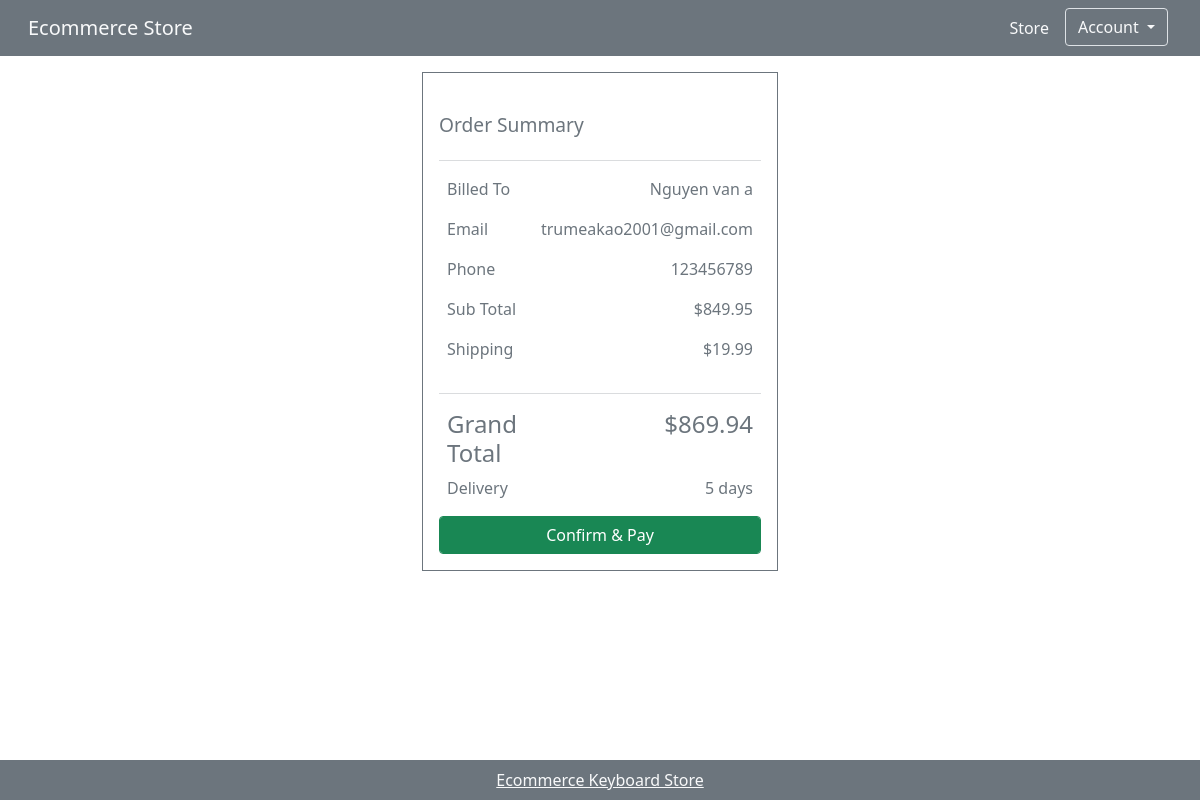
The app's page /checkout.php (signed in) with its own data.
### tables this page shows
CREATE TABLE `customer` (
  `id` int(10) NOT NULL,
  `user_name` varchar(255) NOT NULL,
  `full_name` varchar(255) NOT NULL,
  `phone` int(15) NOT NULL,
  `email` varchar(255) NOT NULL,
  `pass` varchar(255) NOT NULL,
  `pay_name` varchar(255) DEFAULT NULL,
  `card_no` int(50) DEFAULT NULL,
  `exp` date DEFAULT NULL,
  `cvv` int(3) DEFAULT NULL
);

CREATE TABLE `checkout` (
  `id` int(10) NOT NULL,
  `uid` int(10) NOT NULL,
  `shipping` float NOT NULL,
  `sub_total` float NOT NULL,
  `total` float NOT NULL,
  `paid` int(10) NOT NULL
);

### controller/cart_manager.php (called while the page is built, shortened)
<?php
$uname = $_SESSION['customer'];
$query = "SELECT * FROM customer WHERE user_name = '$uname'";
$query_run = mysqli_query($conn, $query);

### checkout.php (the view, shortened to what this page needs)
<?php
include "inc/header.php";
include "controller/cart_manager.php";
while ($row = mysqli_fetch_array($query_run)) {
    $uid = $row['id'];
    $query = "SELECT * FROM checkout WHERE uid = '$uid' AND paid = '0'";
    $query_run_checkout = mysqli_query($conn, $query);
    ?>
<div class="container">
    <form action="" method="POST" class="row mb-5">
        <div class="col-4 mt-3 mx-auto">
            <div class="multi-collapse border border-secondary">
                <div class="card-body text-secondary">
                    <h2 class="card-title my-4">Order Summary</h2>
                    <hr>
                    <div class="d-flex px-2">
                        <p class="col-3">Billed To</p>
                        <p class="col-9 text-end text-break"><?php echo $row['full_name']; ?></p>
                    </div>
                    <div class="d-flex px-2">
                        <p class="col-2">Email</p>
                        <p class="col-10 text-end text-break"><?php echo $row['email']; ?></p>
                    </div>
                    <div class="d-flex px-2">
                        <p class="col-6">Phone</p>
                        <p class="col-6 text-end text-break"><?php echo $row['phone']; ?></p>
                    </div>
                    <?php while ($row = mysqli_fetch_array($query_run_checkout)) {
        $ship = $row['shipping'];?>
                    <div class="d-flex px-2">
                        <p class="col-6">Sub Total</p>
                        <p class="col-6 text-end">$<?php echo $row['sub_total']; ?></p>
                    </div>
                    <div class="d-flex px-2">
                        <p class="col-6">Shipping</p>
                        <p class="col-6 text-end">$<?php echo $row['shipping']; ?></p>
                    </div>
                    <hr>
                    <div class="d-flex px-2">
                        <h4 class="col-5">Grand Total</h4>
                        <h4 class="col-7 text-end">$<?php echo $row['total']; ?></h4>
                    </div>
                    <div class="d-flex px-2">
                        <p class="col-6">Delivery</p>
                        <p class="col-6 text-end">5 days</p>
                    </div>
                    <div class="input-group">
                        <input type="submit" name="confirm" class="form-control btn btn-success" value="Confirm & Pay">
                    </div>
                </div>
            </div>
        </div>
        <?php }}?>
    </form>
</div>
<?php
include "inc/footer.php";
?>

### inc/css/style.css (style rules this page uses)
body { overflow-x: hidden !important; }
.card-title { font-size: 1.2rem; }

### records on screen
customer: full_name "Nguyen van a", email "trumeakao2001@gmail.com", phone "123456789"
checkout: sub_total "849.95", shipping "19.99", total "869.94"
